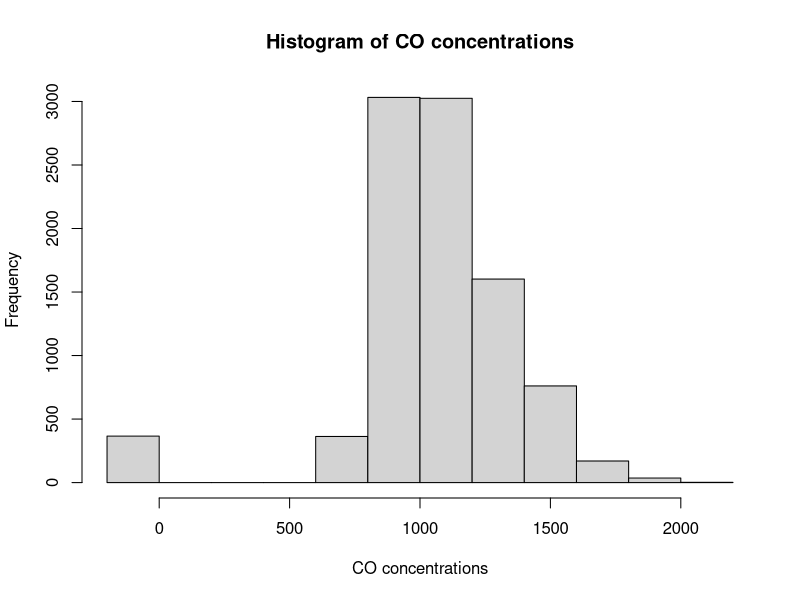
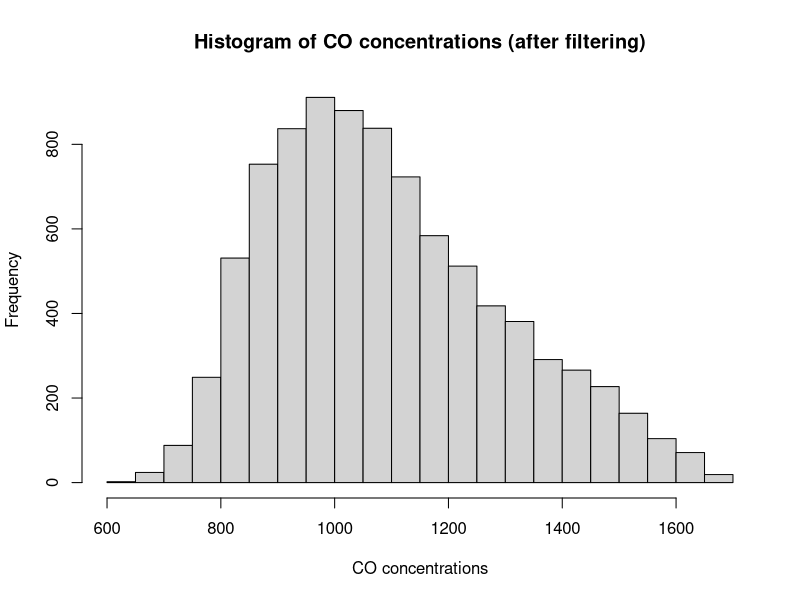
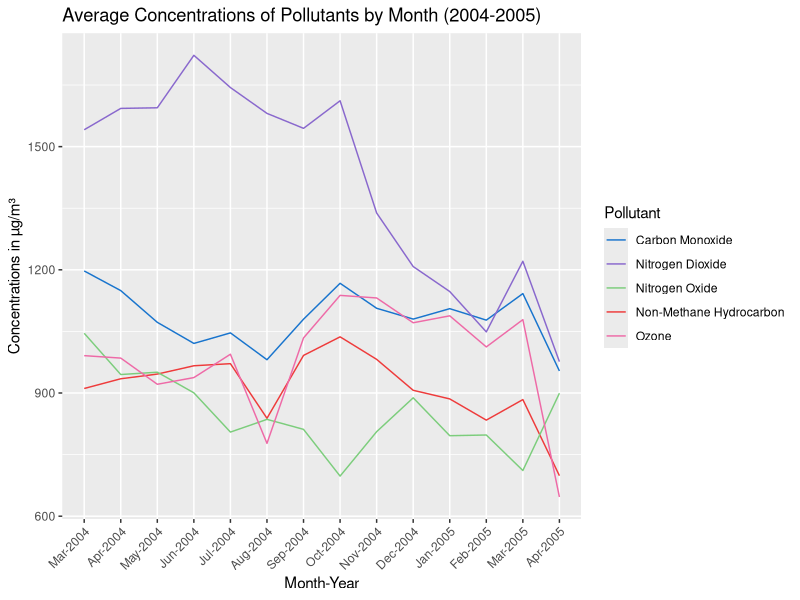
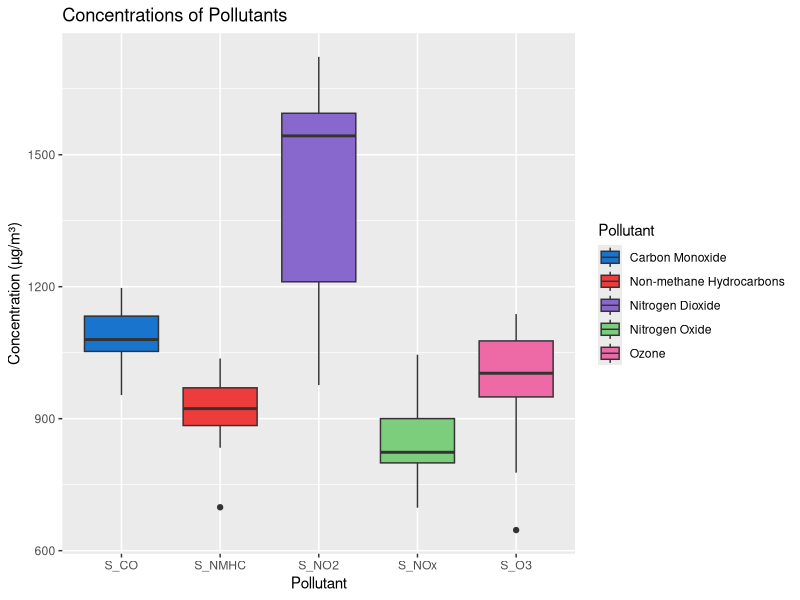
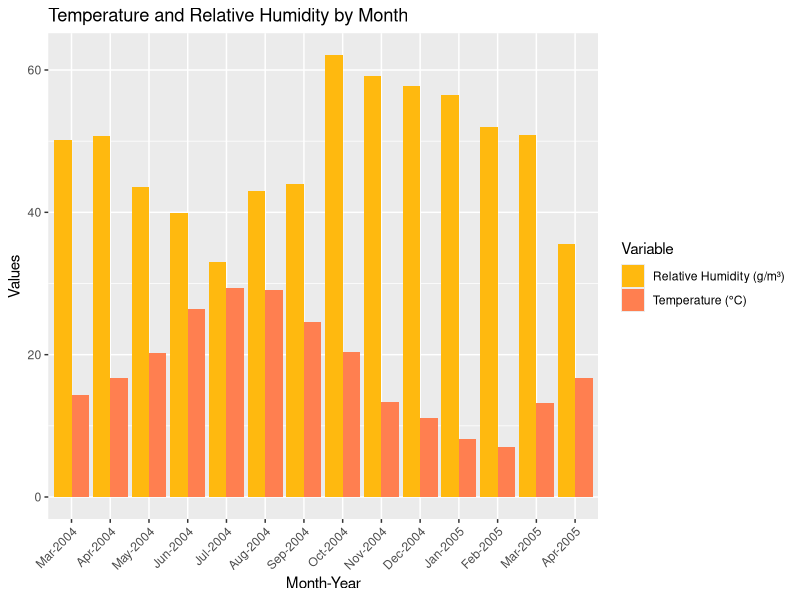
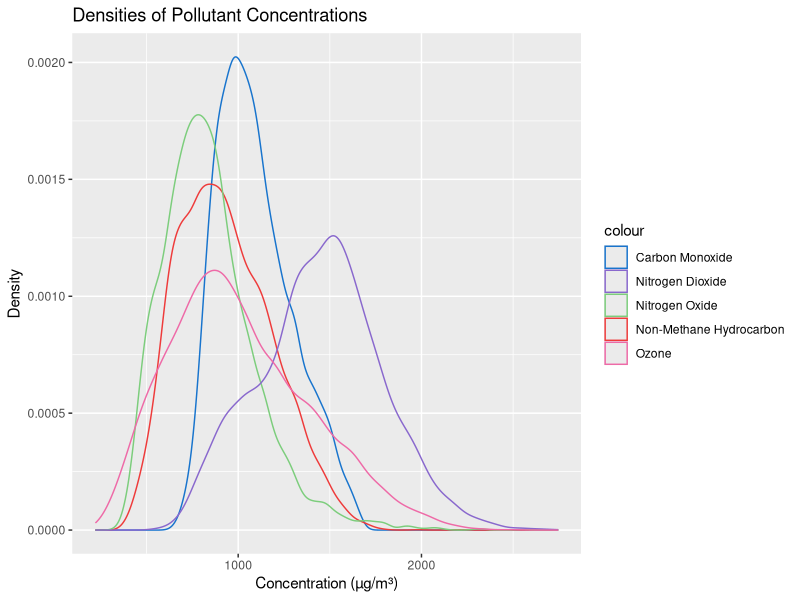
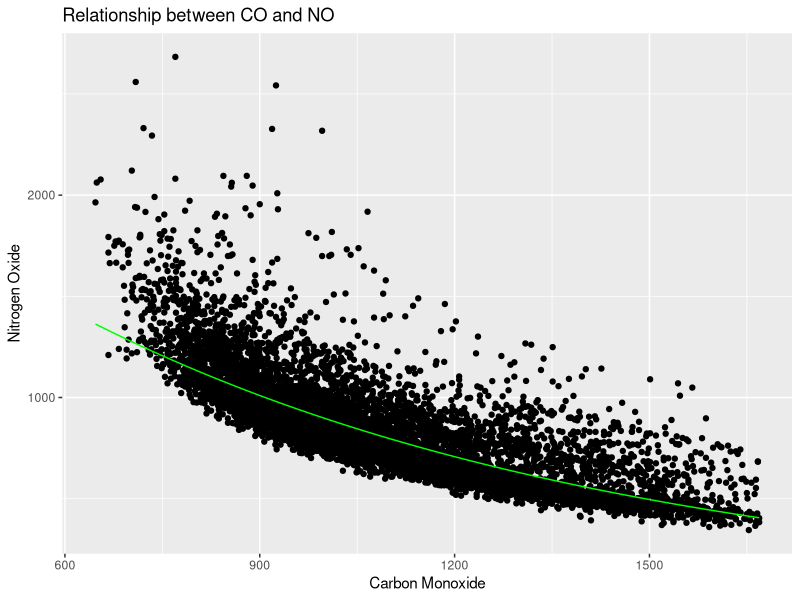

These charts were generated, in order, by the following R code:
## ---- chunk 1
library(readxl)
library(ggplot2)
library(lubridate)
library(tidyverse)
library(dplyr)
## ---- chunk 2
#| code-fold: true
air <- read_excel("AirQualityUCI.xls")
head(air)
## ---- chunk 3
#| code-fold: true
# Rename columns 3-12
air <- air %>% 
  rename(
    CO = `CO(GT)`,
    S_CO = `PT08.S1(CO)`,
    NMHC = `NMHC(GT)`,
    S_NMHC = `PT08.S2(NMHC)`,
    C6H6 = `C6H6(GT)`,
    NOx = `NOx(GT)`,
    S_NOx = `PT08.S3(NOx)`,
    NO2 = `NO2(GT)`,
    S_NO2 = `PT08.S4(NO2)`,
    S_O3 = `PT08.S5(O3)`
  )
## ---- chunk 4
#| code-fold: true
#Summarize dataset (excluding Date and Time columns)
summary(air[, -c(1, 2)])
## ---- chunk 5
#| code-fold: true
# Histogram for S_CO 
hist(air$S_CO,
     main = "Histogram of CO concentrations",
     xlab = "CO concentrations")
## ---- chunk 6
#| code-fold: true
# Calculate IQR
Q1 <- quantile(air$S_CO, 0.25, na.rm = TRUE)
Q3 <- quantile(air$S_CO, 0.75, na.rm = TRUE)
IQR <- Q3 - Q1

# Define outlier bounds
lower_bound <- Q1 - 1.5 * IQR
upper_bound <- Q3 + 1.5 * IQR

# Filter rows to remove outliers
air_filtered <- air[air$S_CO >= lower_bound & air$S_CO <= upper_bound, ]
## ---- chunk 7
#| code-fold: true
hist(air_filtered$S_CO,
     main = "Histogram of CO concentrations (after filtering)",
     xlab = "CO concentrations")
## ---- chunk 8
#| code-fold: true
# Reassign original dataset with filtered dataset
air <- air_filtered

# Convert 'Date' column to y-m-d format
air$Date <- ymd(air$Date)

# Create numerical Month and Year columns
air <- air %>%
  mutate(
    Month = month(Date, label = TRUE), # Extracts month as a numeric value (1-12)
    Year = year(Date)    # Extracts year
  )

# Group by Year and Month for summarization
airM <- air %>%
  group_by(Year, Month) %>%
  summarize(across(where(is.numeric), 
                   ~mean(., na.rm = TRUE)),
            .groups = "drop")

head(airM, 5)
## ---- chunk 9
#| code-fold: true
# Disregard non-sensor pollutant measurements 
airM <- airM[ ,-c(3,5,6,8,10)]

head(airM, 5)
## ---- chunk 10
#| code-fold: true
# Plot monthly Concentrations
airM %>%
  # Use interaction to combine Month and Year
  ggplot(aes(x = interaction(Month, Year, sep = "-"))) +
  # Add points and lines for different pollutants
  geom_line(aes(y = S_CO, color = "Carbon Monoxide", group = 1)) +
  geom_line(aes(y = S_NMHC, color = "Non-Methane Hydrocarbon", group = 2)) +
  geom_line(aes(y = S_NOx, color = "Nitrogen Oxide", group = 3)) +
  geom_line(aes(y = S_NO2, color = "Nitrogen Dioxide", group = 3)) +
  geom_line(aes(y = S_O3, color = "Ozone", group = 3)) +
  labs(
    title = "Average Concentrations of Pollutants by Month (2004-2005)",
    x = "Month-Year",
    y = "Concentrations in µg/m³"
  ) +
  scale_color_manual(
    values = c("Carbon Monoxide" = "dodgerblue3", 
               "Non-Methane Hydrocarbon" = "brown2", 
               "Nitrogen Oxide" = "palegreen3",
               "Nitrogen Dioxide" = "mediumpurple3",
               "Ozone" = "hotpink2"),
    name = "Pollutant"
  ) +
  theme(axis.text.x = element_text(angle = 45, hjust = 1))  # Rotate x-axis labels
## ---- chunk 11
#| code-fold: true
# Pivot data frame by Pollutant 
airM_2 <- airM %>%
  pivot_longer(
    cols = c(3:7), 
    names_to = "Pollutant", 
    values_to = "Concentration"
  )

# Plot Pollutant Concentrations 
airM_2 %>% 
  ggplot(aes(x = Pollutant)) +
  geom_boxplot(aes(y = Concentration, fill = Pollutant), size = 0.5) +
  labs(
    title = "Concentrations of Pollutants",
    x = "Pollutant",
    y = "Concentration (µg/m³)"
  ) +
  scale_fill_manual(
    values = c("dodgerblue3", "brown2", "mediumpurple3", "palegreen3", "hotpink2"), # Specify colors for each pollutant
    labels = c("Carbon Monoxide", "Non-methane Hydrocarbons", "Nitrogen Dioxide", "Nitrogen Oxide", "Ozone")
  )
## ---- chunk 12
#| code-fold: true
# Plot monthly Temperatures & Relative Humidity 
airM %>%
  pivot_longer(
    cols = c(RH, T), 
    names_to = "Variable", 
    values_to = "Value"
  ) %>%
  ggplot(aes(x = interaction(Month, Year, sep = "-"), y = Value, fill = Variable)) +
  geom_col(position = "dodge") +
  labs(
    title = "Temperature and Relative Humidity by Month",
    x = "Month-Year",
    y = "Values",
    fill = "Variable"
  ) +
  scale_fill_manual(
    values = c("T" = "coral", "RH" = "darkgoldenrod1"),
    labels = c("T" = "Temperature (°C)", "RH" = "Relative Humidity (g/m³)")
  ) +
  theme(axis.text.x = element_text(angle = 45, hjust = 1))
## ---- chunk 13
#| code-fold: true
ggplot() +
  geom_density(data = air, aes(x = S_CO, color="Carbon Monoxide")) +
  geom_density(data = air, aes(x = S_NMHC, color="Non-Methane Hydrocarbon")) +
  geom_density(data = air, aes(x = S_NOx, color="Nitrogen Oxide")) +
  geom_density(data = air, aes(x = S_NO2, color="Nitrogen Dioxide")) +
  geom_density(data = air, aes(x = S_O3, color="Ozone")) +
  labs(title = "Densities of Pollutant Concentrations", x = "Concentration (µg/m³)", y = "Density") +
  scale_color_manual(values = c("Carbon Monoxide" = "dodgerblue3", "Non-Methane Hydrocarbon" = "brown2", "Nitrogen Oxide" = "palegreen3","Nitrogen Dioxide" = "mediumpurple3","Ozone"  = "hotpink2"))


                 
## ---- chunk 14
# Generate some statistics
model1 <- lm(log(S_NOx) ~ (S_CO), data = air)
summary(model1)

air %>%
  ggplot() +
  geom_point(aes(x = S_CO, y = S_NOx)) +  
  geom_line(
    aes(x = S_CO, y = exp(predict(model1, newdata = air))),  
    color = "green"
  ) +
  labs(
    title = "Relationship between CO and NO",
    x = "Carbon Monoxide",
    y = "Nitrogen Oxide"
  )
